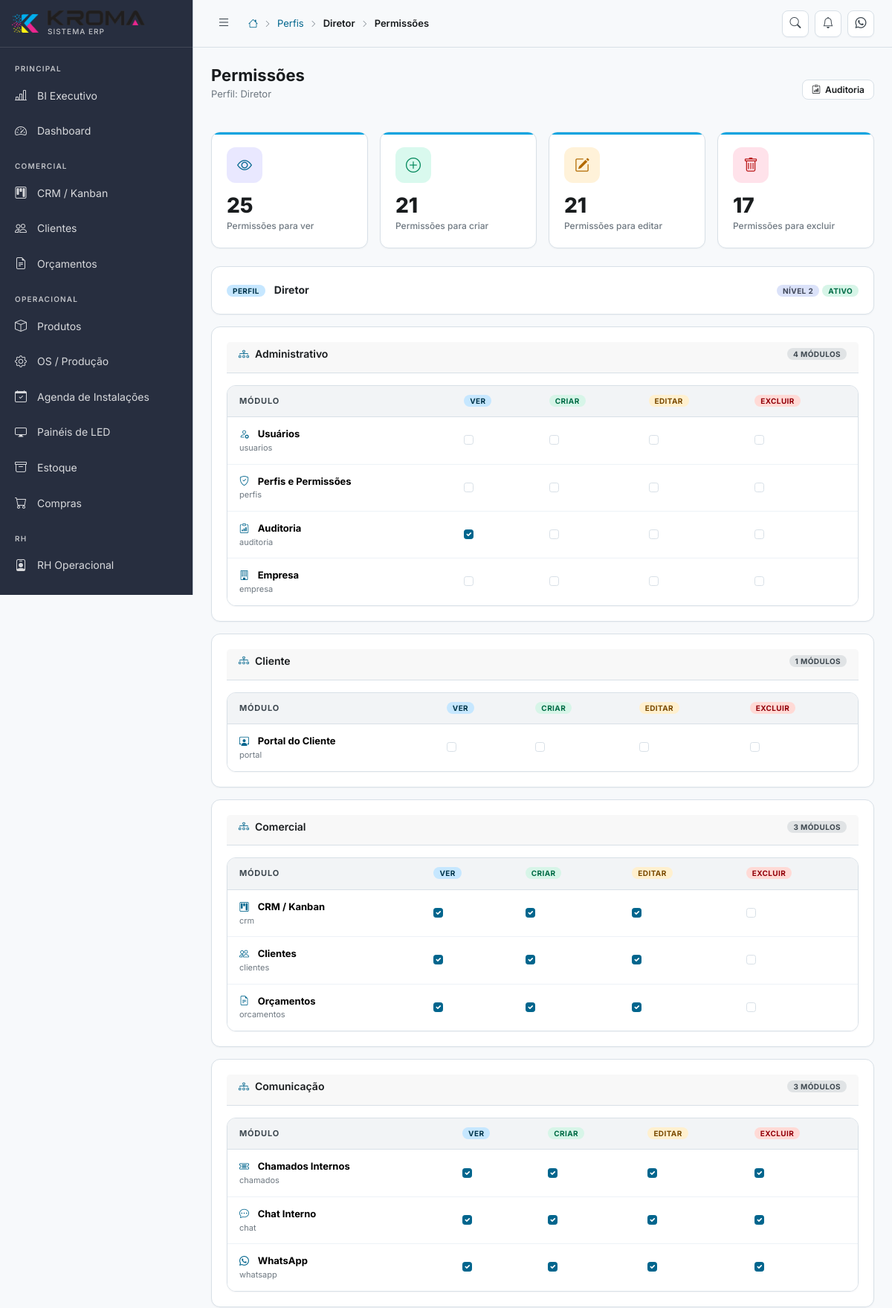
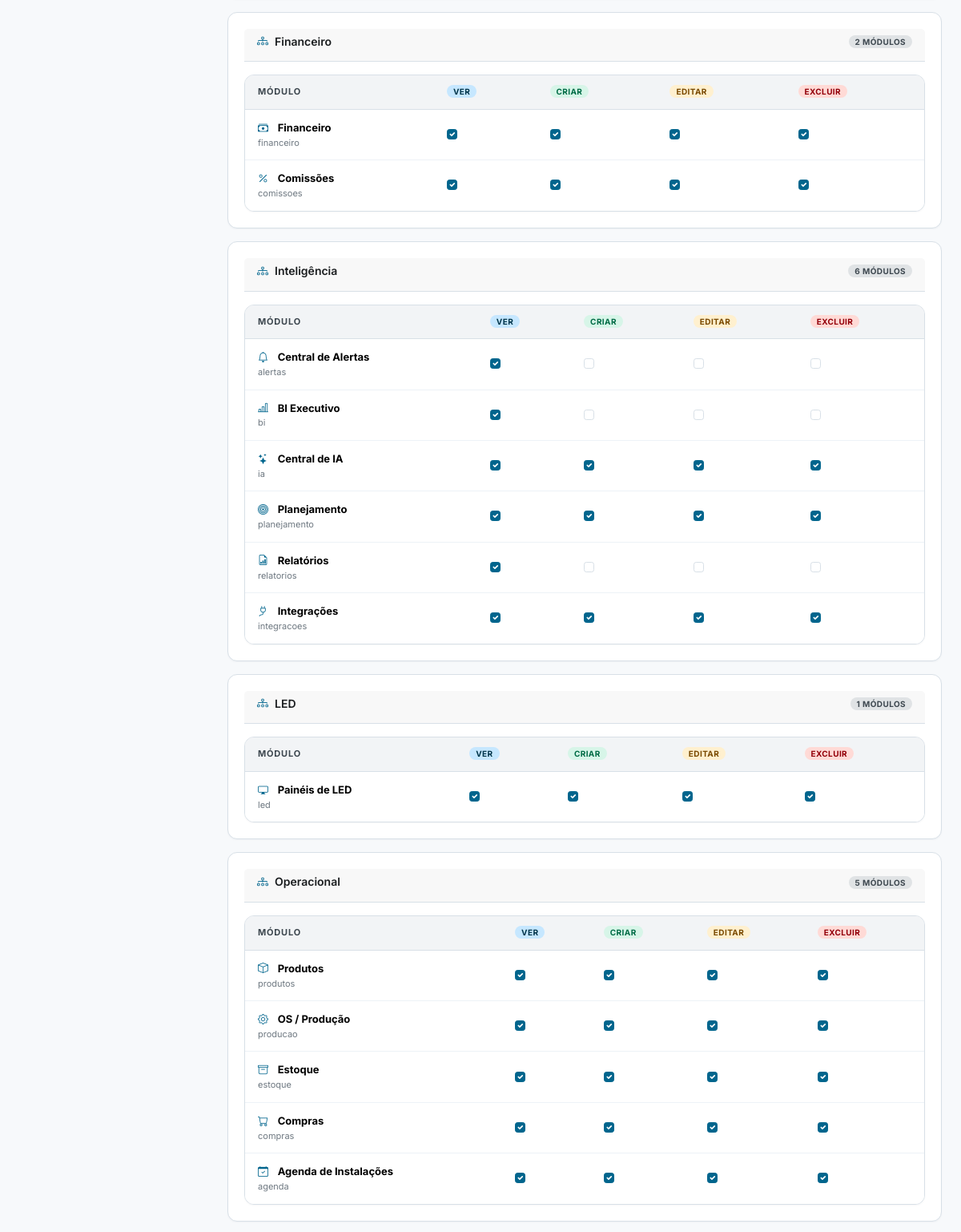
The app's page /perfis/2/permissoes (signed in, upper part) with its own data (2 pictures, top to bottom).
### tables this page shows
CREATE TABLE IF NOT EXISTS perfis (
    id          INT UNSIGNED AUTO_INCREMENT PRIMARY KEY,
    nome        VARCHAR(50) NOT NULL UNIQUE,
    label       VARCHAR(100) NOT NULL,
    descricao   TEXT,
    nivel       TINYINT DEFAULT 5 COMMENT 'Nível hierárquico: 1=mais alto',
    ativo       TINYINT(1) DEFAULT 1,
    created_at  DATETIME DEFAULT CURRENT_TIMESTAMP
);

CREATE TABLE IF NOT EXISTS modulos (
    id          INT UNSIGNED AUTO_INCREMENT PRIMARY KEY,
    nome        VARCHAR(100) NOT NULL,
    slug        VARCHAR(100) NOT NULL UNIQUE,
    icone       VARCHAR(100),
    grupo       VARCHAR(100),
    ordem       INT DEFAULT 0
);

### index.php (called while the page is built, shortened)
<?php
require_once CONFIG_PATH . '/database.php';
require_once APP_PATH . '/Services/Router.php';
$router = new App\Services\Router();
$router->dispatch();

### config/database.php (called while the page is built, shortened)
<?php
class Database
{
    private static ?PDO $instance = null;
    public static function getInstance(): PDO
    {
        if (self::$instance === null) {
            try {
                $dsn = sprintf(
                    'mysql:host=%s;port=%s;dbname=%s;charset=%s',
                    DB_HOST, DB_PORT, DB_NAME, DB_CHARSET
                );
                self::$instance = new PDO($dsn, DB_USER, DB_PASS, [
                    PDO::ATTR_ERRMODE            => PDO::ERRMODE_EXCEPTION,
                    PDO::ATTR_DEFAULT_FETCH_MODE => PDO::FETCH_ASSOC,
                    PDO::ATTR_EMULATE_PREPARES   => false,
                    PDO::MYSQL_ATTR_INIT_COMMAND => "SET NAMES utf8mb4 COLLATE utf8mb4_unicode_ci",
                ]);
            } catch (PDOException $e) {
                if (APP_ENV === 'development') {
                    die('Erro de conexão com banco de dados: ' . $e->getMessage());
                } else {
                    die('Erro interno do sistema. Tente novamente mais tarde.');
                }
            }
        }
        return self::$instance;
    }
}
function db(): PDO
{
    return Database::getInstance();
}

### app/Views/perfis/permissoes.php (the view, shortened to what this page needs)
<?php
$acoes = [
    'ver' => ['coluna' => 'pode_ver', 'label' => 'Ver', 'class' => 'badge-primary'],
    'criar' => ['coluna' => 'pode_criar', 'label' => 'Criar', 'class' => 'badge-success'],
    'editar' => ['coluna' => 'pode_editar', 'label' => 'Editar', 'class' => 'badge-warning'],
    'excluir' => ['coluna' => 'pode_excluir', 'label' => 'Excluir', 'class' => 'badge-danger'],
];
?>
<form action="<?= APP_URL ?>/perfis/<?= $perfil['id'] ?>/permissoes" method="POST" data-loading>
    <div class="row g-3 mb-4">
        <div class="col-6 col-md-3">
            <div class="kpi-card">
                <div class="kpi-icon primary"><i class="bi bi-eye"></i></div>
                <div class="kpi-value"><?= number_format($resumo['ver']) ?></div>
                <div class="kpi-label">Permissões para ver</div>
            </div>
        </div>
        <div class="col-6 col-md-3">
            <div class="kpi-card">
                <div class="kpi-icon success"><i class="bi bi-plus-circle"></i></div>
                <div class="kpi-value"><?= number_format($resumo['criar']) ?></div>
                <div class="kpi-label">Permissões para criar</div>
            </div>
        </div>
        <div class="col-6 col-md-3">
            <div class="kpi-card">
                <div class="kpi-icon warning"><i class="bi bi-pencil-square"></i></div>
                <div class="kpi-value"><?= number_format($resumo['editar']) ?></div>
                <div class="kpi-label">Permissões para editar</div>
            </div>
        </div>
        <div class="col-6 col-md-3">
            <div class="kpi-card">
                <div class="kpi-icon danger"><i class="bi bi-trash"></i></div>
                <div class="kpi-value"><?= number_format($resumo['excluir']) ?></div>
                <div class="kpi-label">Permissões para excluir</div>
            </div>
        </div>
    </div>
    <div class="card mb-3">
        <div class="d-flex flex-wrap align-items-center justify-content-between gap-2">
            <div>
                <span class="badge badge-primary">Perfil</span>
                <strong class="ms-2"><?= htmlspecialchars($perfil['label']) ?></strong>
            </div>
            <div class="d-flex flex-wrap gap-1">
                <span class="badge badge-info">Nível <?= (int)$perfil['nivel'] ?></span>
                <span class="badge <?= $perfil['ativo'] ? 'badge-success' : 'badge-secondary' ?>"><?= $perfil['ativo'] ? 'Ativo' : 'Inativo' ?></span>
            </div>
        </div>
    </div>
    <?php foreach ($grupos as $grupo => $modulosGrupo): ?>
    <div class="card mb-3">
        <div class="card-header">
            <h6 class="card-title"><i class="bi bi-diagram-3 me-2 text-primary-kroma"></i><?= htmlspecialchars($grupo) ?></h6>
            <span class="badge badge-secondary"><?= count($modulosGrupo) ?> módulos</span>
        </div>
        <div class="table-wrapper">
            <table class="table mb-0">
                <thead>
                    <tr>
                        <th>Módulo</th>
                        <?php foreach ($acoes as $acao): ?>
                        <th><span class="badge <?= $acao['class'] ?>"><?= $acao['label'] ?></span></th>
                        <?php endforeach; ?>
                    </tr>
                </thead>
                <tbody>
                    <?php foreach ($modulosGrupo as $modulo): ?>
                    <?php $perm = $permissoes[$modulo['slug']] ?? []; ?>
                    <tr>
                        <td>
                            <i class="bi <?= htmlspecialchars($modulo['icone'] ?? 'bi-box') ?> me-2 text-primary-kroma"></i>
                            <strong><?= htmlspecialchars($modulo['nome']) ?></strong>
                            <div style="font-size:11px;color:var(--text-muted)"><?= htmlspecialchars($modulo['slug']) ?></div>
                        </td>
                        <?php foreach ($acoes as $campo => $acao): ?>
                        <td>
                            <input class="form-check-input permission-toggle"
                                   type="checkbox"
                                   data-slug="<?= htmlspecialchars($modulo['slug']) ?>"
                                   data-acao="<?= $campo ?>"
                                   name="permissoes[<?= htmlspecialchars($modulo['slug']) ?>][<?= $campo ?>]"
                                   <?= !empty($perm[$acao['coluna']]) ? 'checked' : '' ?>>
                        </td>
                        <?php endforeach; ?>
                    </tr>
                    <?php endforeach; ?>
                </tbody>
            </table>
        </div>
    </div>
    <?php endforeach; ?>
</form>

### app/Services/Router.php (shortened to what this page needs)
<?php
class Router
{
    private array $routes = [];
    private string $basePath = '';
    public function __construct()
    {
        $scriptDir = dirname($_SERVER['SCRIPT_NAME']);
        $this->basePath = rtrim($scriptDir, '/');
    }
    private function addRoute(string $method, string $path, $handler): void
    {
        $this->routes[] = [
            'method'  => $method,
            'path'    => $path,
            'handler' => $handler,
        ];
    }
    public function dispatch(): void
    {
        $method = $_SERVER['REQUEST_METHOD'];
        $uri    = $_SERVER['REQUEST_URI'];
        $uri = '/' . ltrim(substr($uri, strlen($this->basePath)), '/');
        $uri = rtrim($uri, '/') ?: '/';
        foreach ($this->routes as $route) {
            if ($route['method'] !== $method) continue;
            $pattern = $this->pathToRegex($route['path']);
            if (preg_match($pattern, $uri, $matches)) {
                $params = array_filter($matches, 'is_string', ARRAY_FILTER_USE_KEY);
                $this->callHandler($route['handler'], $params);
                return;
            }
        }
    }
    private function pathToRegex(string $path): string
    {
        $pattern = preg_replace('/\/:([^\/]+)/', '/(?P<$1>[^/]+)', $path);
        return '#^' . $pattern . '$#';
    }
    private function callHandler($handler, array $params): void
    {
        if (is_string($handler) && strpos($handler, '@') !== false) {
            [$class, $method] = explode('@', $handler);
            $controller = new $fullClass();
            call_user_func_array([$controller, $method], $params);
            return;
        }
    }
}

### records on screen
perfis: label "Diretor", nivel "2"
modulos: nome "Usuários", slug "usuarios"
modulos: nome "Perfis e Permissões", slug "perfis"
modulos: nome "Auditoria", slug "auditoria"
modulos: nome "Empresa", slug "empresa"
modulos: nome "Portal do Cliente", slug "portal"
modulos: nome "CRM / Kanban", slug "crm"
modulos: nome "Clientes", slug "clientes"
modulos: nome "Orçamentos", slug "orcamentos"
modulos: nome "Chamados Internos", slug "chamados"
modulos: nome "Chat Interno", slug "chat"
modulos: nome "WhatsApp", slug "whatsapp"
modulos: nome "Financeiro", slug "financeiro"
modulos: nome "Comissões", slug "comissoes"
modulos: nome "Central de Alertas", slug "alertas"
modulos: nome "BI Executivo", slug "bi"
modulos: nome "Central de IA", slug "ia"
modulos: nome "Planejamento", slug "planejamento"
modulos: nome "Relatórios", slug "relatorios"
modulos: nome "Integrações", slug "integracoes"
modulos: nome "Painéis de LED", slug "led"
modulos: nome "Produtos", slug "produtos"
modulos: nome "OS / Produção", slug "producao"
modulos: nome "Estoque", slug "estoque"
modulos: nome "Compras", slug "compras"
modulos: nome "Agenda de Instalações", slug "agenda"

### other values on screen
$crumb['label'] "Perfis"
$crumb['label'] "Diretor"
$subtitulo "Perfil: Diretor"
$resumo['ver'] "25"
$resumo['criar'] "21"
$resumo['editar'] "21"
$resumo['excluir'] "17"
$grupo "Administrativo"
count($modulosGrupo) "4"
$acao['label'] "VER"
$acao['label'] "CRIAR"
$acao['label'] "EDITAR"
$acao['label'] "EXCLUIR"
$grupo "Cliente"
count($modulosGrupo) "1"
